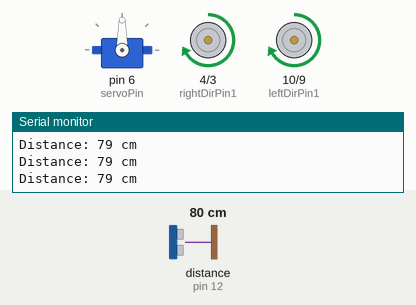
Bench run of a sketch on a simulated Arduino Uno, built with avr-gcc and run on an emulated ATmega328P. On the bench: servo, motor-driver pin pairs drawn as motors (green arrow = first pin HIGH = forward, orange = second pin HIGH = backward, longer = more drive, scaled by the enable pin), the last lines printed to the serial monitor. The inputs (shaded band) are chosen by the test bench; at power-on: distance to the obstacle (sensor on pin 12) 80 cm. The echo pulse lasts 58.3 µs per cm.

Above: at 18.7 s.
18.8 s: distance to the obstacle (sensor on pin 12) set to 13 cm
20.3 s: distance to the obstacle (sensor on pin 12) set to 9 cm
At 21.3 s:
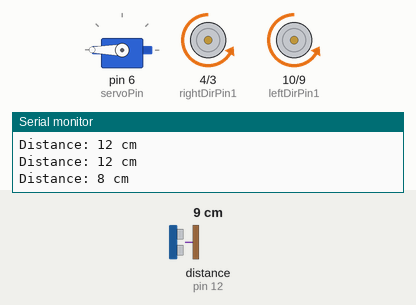
23.3 s: distance to the obstacle (sensor on pin 12) set to 18 cm
At 24.4 s:
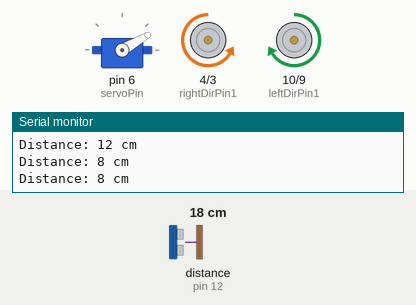
26.1 s: distance to the obstacle (sensor on pin 12) set to 2 cm
At 26.22 s:
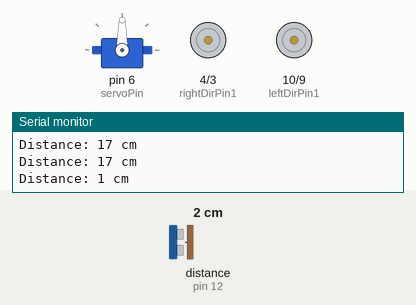
Timing chart, 0 to 30.1 s (numbered marks = the images above; inputs shaded):
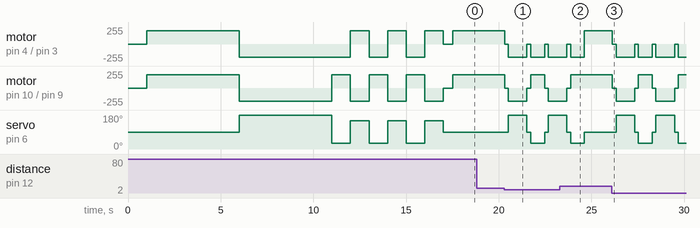

Measured:
- the behaviour switches between 12 and 11 cm on distance to the obstacle (sensor on pin 12) (found by bisection; images 0 and 1)
- after the input at 23.3 s, motor on pin 10 (leftDirPin1) / pin 9 (leftDirPin2): goes on until 23.9 s, then stays forward 200/255; servo on pin 6 (servoPin): goes on until 24.6 s, then stays 90°

The sketch:

code.ino
```cpp
#include <Servo.h>

const int leftSpeedPin = 11;
const int leftDirPin1 = 10;
const int leftDirPin2 = 9;
const int rightSpeedPin = 5;
const int rightDirPin1 = 4;
const int rightDirPin2 = 3;
const int servoPin = 6;
const int trigPin = 13;
const int echoPin = 12;

Servo myServo;

void setup() {
  pinMode(leftSpeedPin, OUTPUT);
  pinMode(leftDirPin1, OUTPUT);
  pinMode(leftDirPin2, OUTPUT);
  pinMode(rightSpeedPin, OUTPUT);
  pinMode(rightDirPin1, OUTPUT);
  pinMode(rightDirPin2, OUTPUT);
  pinMode(trigPin, OUTPUT);
  pinMode(echoPin, INPUT);

  myServo.attach(servoPin);
  myServo.write(90);

  Serial.begin(9600);

  stopMotors();
  delay(1000);

  // Initial startup sequence
  moveForward();
  delay(5000);

  moveBackward();
  delay(5000);

  unsigned long turnStartTime = millis();
  while (millis() - turnStartTime < 5000) {
    turnRight();
    delay(1000);

    turnLeft();
    delay(1000);
  }

  stopMotors();
  delay(500);
}

void loop() {
  int distance = getDistance();
  Serial.print("Distance: ");
  Serial.print(distance);
  Serial.println(" cm");

  if (distance <= 10 && distance > 0) {
    stopMotors();
    delay(200);
    moveBackward();
    delay(1000);
    stopMotors();
    delay(200);
    turnRight();
    delay(750);
    stopMotors();
  } else {
    moveForward();
  }
}

int getDistance() {
  digitalWrite(trigPin, LOW);
  delayMicroseconds(2);
  digitalWrite(trigPin, HIGH);
  delayMicroseconds(10);
  digitalWrite(trigPin, LOW);
  long duration = pulseIn(echoPin, HIGH);
  int distance_cm = duration * 0.034 / 2;
  return distance_cm;
}

void moveForward() {
  myServo.write(90);
  digitalWrite(leftDirPin1, HIGH);
  digitalWrite(leftDirPin2, LOW);
  digitalWrite(rightDirPin1, HIGH);
  digitalWrite(rightDirPin2, LOW);
  analogWrite(leftSpeedPin, 200);
  analogWrite(rightSpeedPin, 200);
}

void moveBackward() {
  myServo.write(180);
  digitalWrite(leftDirPin1, LOW);
  digitalWrite(leftDirPin2, HIGH);
  digitalWrite(rightDirPin1, LOW);
  digitalWrite(rightDirPin2, HIGH);
  analogWrite(leftSpeedPin, 200);
  analogWrite(rightSpeedPin, 200);
}

void turnRight() {
  myServo.write(30);
  digitalWrite(leftDirPin1, HIGH);
  digitalWrite(leftDirPin2, LOW);
  digitalWrite(rightDirPin1, LOW);
  digitalWrite(rightDirPin2, HIGH);
  analogWrite(leftSpeedPin, 200);
  analogWrite(rightSpeedPin, 200);
}

void turnLeft() {
  myServo.write(150);
  digitalWrite(leftDirPin1, LOW);
  digitalWrite(leftDirPin2, HIGH);
  digitalWrite(rightDirPin1, HIGH);
  digitalWrite(rightDirPin2, LOW);
  analogWrite(leftSpeedPin, 200);
  analogWrite(rightSpeedPin, 200);
}

void stopMotors() {
  myServo.write(90);
  analogWrite(leftSpeedPin, 0);
  analogWrite(rightSpeedPin, 0);
}
```
